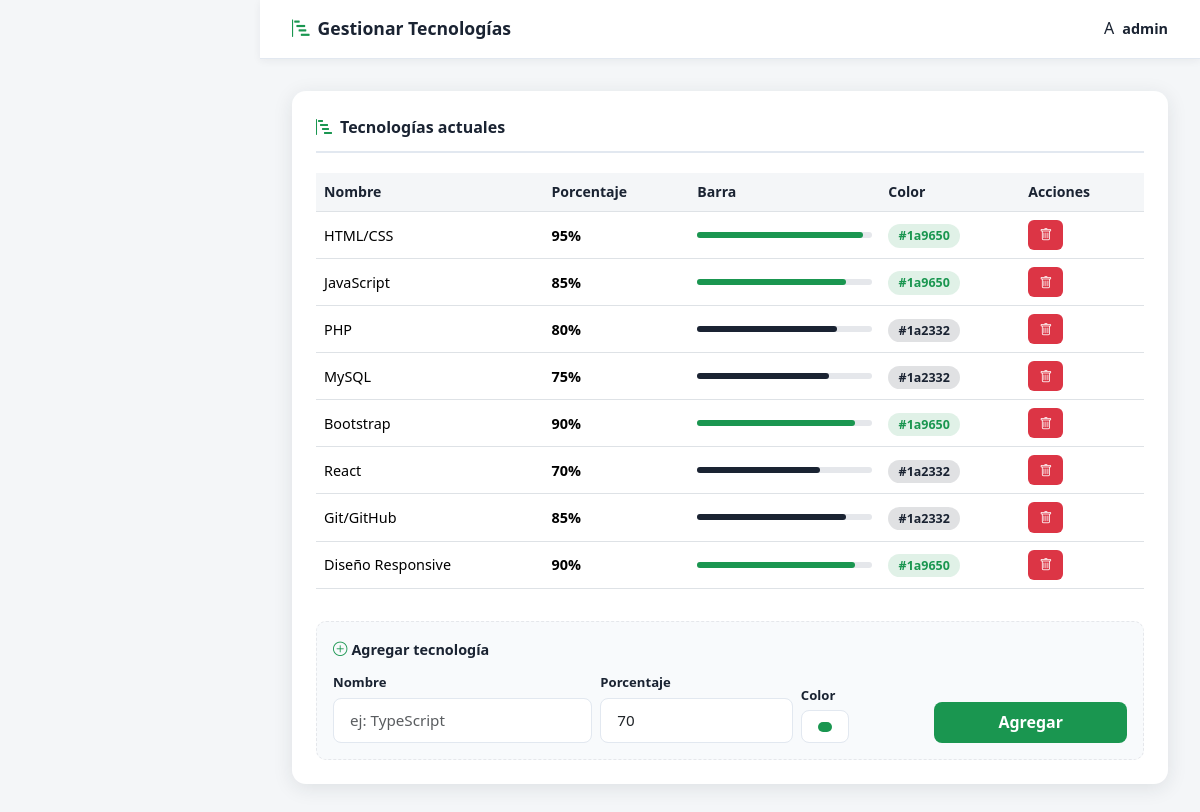
Screenshot of /dashboard/tecnologias.php (signed in) with the database file from the repository.
### tables this page shows
CREATE TABLE IF NOT EXISTS tecnologias (
    id INT AUTO_INCREMENT PRIMARY KEY,
    nombre VARCHAR(100) NOT NULL,
    porcentaje INT NOT NULL DEFAULT 0,
    color VARCHAR(20) DEFAULT '#1a9650',
    orden INT DEFAULT 0,
    activo TINYINT(1) DEFAULT 1
);

### includes/functions.php (called while the page is built, shortened)
<?php
function getTecnologias($pdo) {
    $stmt = $pdo->query("SELECT * FROM tecnologias WHERE activo = 1 ORDER BY orden ASC");
    return $stmt->fetchAll();
}
?>

### dashboard/tecnologias.php (the view, shortened to what this page needs)
<?php
require_once '../includes/db.php';
require_once '../includes/functions.php';
$tecnologias = getTecnologias($pdo);
?>
<!DOCTYPE html>
<html lang="es">
<head>
    <link rel="stylesheet" href="https://cdn.jsdelivr.net/npm/bootstrap@5.3.3/dist/css/bootstrap.min.css">
    <link rel="stylesheet" href="https://cdn.jsdelivr.net/npm/bootstrap-icons@1.11.3/font/bootstrap-icons.min.css">
    <link rel="stylesheet" href="../assets/css/style.css">
</head>
<body>
<div class="dashboard-wrapper">
    <div class="dashboard-main">
        <div class="dashboard-topbar">
            <div class="d-flex align-items-center gap-3">
                <h4><i class="bi bi-bar-chart-steps me-2" style="color:var(--green)"></i>Gestionar Tecnologías</h4>
            </div>
            <div class="d-flex align-items-center gap-2">
                <div class="avatar-top"><?= strtoupper(substr($_SESSION['admin_user'] ?? 'A', 0, 1)) ?></div>
                <span style="font-weight:600;font-size:.9rem;"><?= htmlspecialchars($_SESSION['admin_user'] ?? 'Admin') ?></span>
            </div>
        </div>
        <div class="dashboard-content">
            <div class="dash-card">
                <div class="dash-card-title"><i class="bi bi-bar-chart-steps"></i> Tecnologías actuales</div>
                <div class="table-responsive">
                    <table class="table table-hover">
                        <thead>
                            <tr><th>Nombre</th><th>Porcentaje</th><th>Barra</th><th>Color</th><th>Acciones</th></tr>
                        </thead>
                        <tbody>
                        <?php foreach ($tecnologias as $t): ?>
                        <tr>
                            <td><?= htmlspecialchars($t['nombre']) ?></td>
                            <td><strong><?= (int)$t['porcentaje'] ?>%</strong></td>
                            <td style="min-width:120px;">
                                <div style="height:6px;border-radius:3px;background:#e5e7eb;">
                                    <div style="width:<?= (int)$t['porcentaje'] ?>%;height:100%;border-radius:3px;background:<?= htmlspecialchars($t['color']) ?>;"></div>
                                </div>
                            </td>
                            <td>
                                <span style="background:<?= htmlspecialchars($t['color']) ?>22;color:<?= htmlspecialchars($t['color']) ?>;border-radius:20px;padding:.2rem .65rem;font-size:.78rem;font-weight:600;">
                                    <?= htmlspecialchars($t['color']) ?>
                                </span>
                            </td>
                            <td>
                                <form method="POST" style="display:inline;" onsubmit="return confirm('¿Eliminar esta tecnología?')">
                                    <button type="submit" class="btn-sm-danger"><i class="bi bi-trash"></i></button>
                                </form>
                            </td>
                        </tr>
                        <?php endforeach; ?>
                        </tbody>
                    </table>
                </div>
                <div style="background:#f8fafc;border:1px dashed #e5e7eb;border-radius:10px;padding:1rem;margin-top:1rem;">
                    <p style="font-weight:700;font-size:.9rem;margin-bottom:.7rem;">
                        <i class="bi bi-plus-circle me-1" style="color:var(--green);"></i>Agregar tecnología
                    </p>
                    <form method="POST">
                        <div class="row g-2 align-items-end">
                            <div class="col-md-4">
                                <label class="form-label" style="font-size:.82rem;font-weight:600;">Nombre</label>
                                <input type="text" name="nombre" class="form-control form-control-sm"
                                    placeholder="ej: TypeScript" required>
                            </div>
                            <div class="col-md-3">
                                <label class="form-label" style="font-size:.82rem;font-weight:600;">Porcentaje</label>
                                <input type="number" name="porcentaje" class="form-control form-control-sm"
                                    placeholder="%" min="0" max="100" value="70">
                            </div>
                            <div class="col-md-2">
                                <label class="form-label" style="font-size:.82rem;font-weight:600;">Color</label>
                                <input type="color" name="color" class="form-control form-control-sm form-control-color"
                                    value="#1a9650" title="Color de la barra">
                            </div>
                            <div class="col-md-3">
                                <button type="submit" class="btn-primary-green w-100">Agregar</button>
                            </div>
                        </div>
                    </form>
                </div>
            </div>
        </div>
    </div>
</div>
</body>
</html>

### assets/css/style.css (style rules this page uses)
:root { --navy: #1a2332; --navy2: #243044; --green: #1a9650; --green2: #28a745; --light: #f4f6f8; --white: #ffffff; --gray: #6c757d; --card-bg:#ffffff; --border: #e2e8f0; --shadow: 0 4px 20px rgba(26,38,50,0.10); --radius: 14px; --transition: all 0.3s ease; }
* { box-sizing: border-box; margin: 0; padding: 0; }
html { scroll-behavior: smooth; }
body { font-family: 'Segoe UI', Tahoma, Geneva, Verdana, sans-serif; background: var(--light); color: var(--navy); line-height: 1.6; }
.form-label { font-weight: 600; color: var(--navy); margin-bottom: 0.3rem; display: flex; align-items: center; gap: 0.4rem; }
.form-control { border: 1.5px solid var(--border); border-radius: 8px; padding: 0.65rem 1rem; transition: var(--transition); font-size: 0.95rem; }
.dashboard-wrapper { display: flex; min-height: 100vh; }
.dashboard-main { margin-left: 260px; flex: 1; background: var(--light); min-height: 100vh; }
.dashboard-topbar { background: var(--white); padding: 1rem 2rem; border-bottom: 1px solid var(--border); display: flex; align-items: center; justify-content: space-between; box-shadow: 0 2px 8px rgba(26,38,50,0.06); }
.dashboard-topbar h4 { margin: 0; font-weight: 700; color: var(--navy); font-size: 1.1rem; }
.dashboard-content { padding: 2rem; }
.dash-card { background: var(--white); border-radius: var(--radius); padding: 1.5rem; box-shadow: var(--shadow); }
.dash-card-title { font-size: 1rem; font-weight: 700; color: var(--navy); margin-bottom: 1.2rem; padding-bottom: 0.7rem; border-bottom: 2px solid var(--border); display: flex; align-items: center; gap: 0.5rem; }
.dash-card-title i { color: var(--green); }
.btn-primary-green { background: var(--green); border: none; color: var(--white); border-radius: 8px; padding: 0.5rem 1.2rem; font-weight: 600; transition: var(--transition); cursor: pointer; }
.table th { background: var(--light); color: var(--navy); font-weight: 700; font-size: 0.88rem; }
.table td { vertical-align: middle; font-size: 0.9rem; }
.btn-sm-danger { background: #dc3545; color: white; border: none; border-radius: 6px; padding: 0.3rem 0.7rem; font-size: 0.8rem; cursor: pointer; }

### rows the page displays
tecnologias: nombre "HTML/CSS", porcentaje "95", color "#1a9650"
tecnologias: nombre "JavaScript", porcentaje "85", color "#1a9650"
tecnologias: nombre "PHP", porcentaje "80", color "#1a2332"
tecnologias: nombre "MySQL", porcentaje "75", color "#1a2332"
tecnologias: nombre "Bootstrap", porcentaje "90", color "#1a9650"
tecnologias: nombre "React", porcentaje "70", color "#1a2332"
tecnologias: nombre "Git/GitHub", porcentaje "85", color "#1a2332"
tecnologias: nombre "Diseño Responsive", porcentaje "90", color "#1a9650"

### other values shown
substr($_SESSION['admin_user'] ?? 'A', 0, 1) "A"
$_SESSION['admin_user'] "admin"
